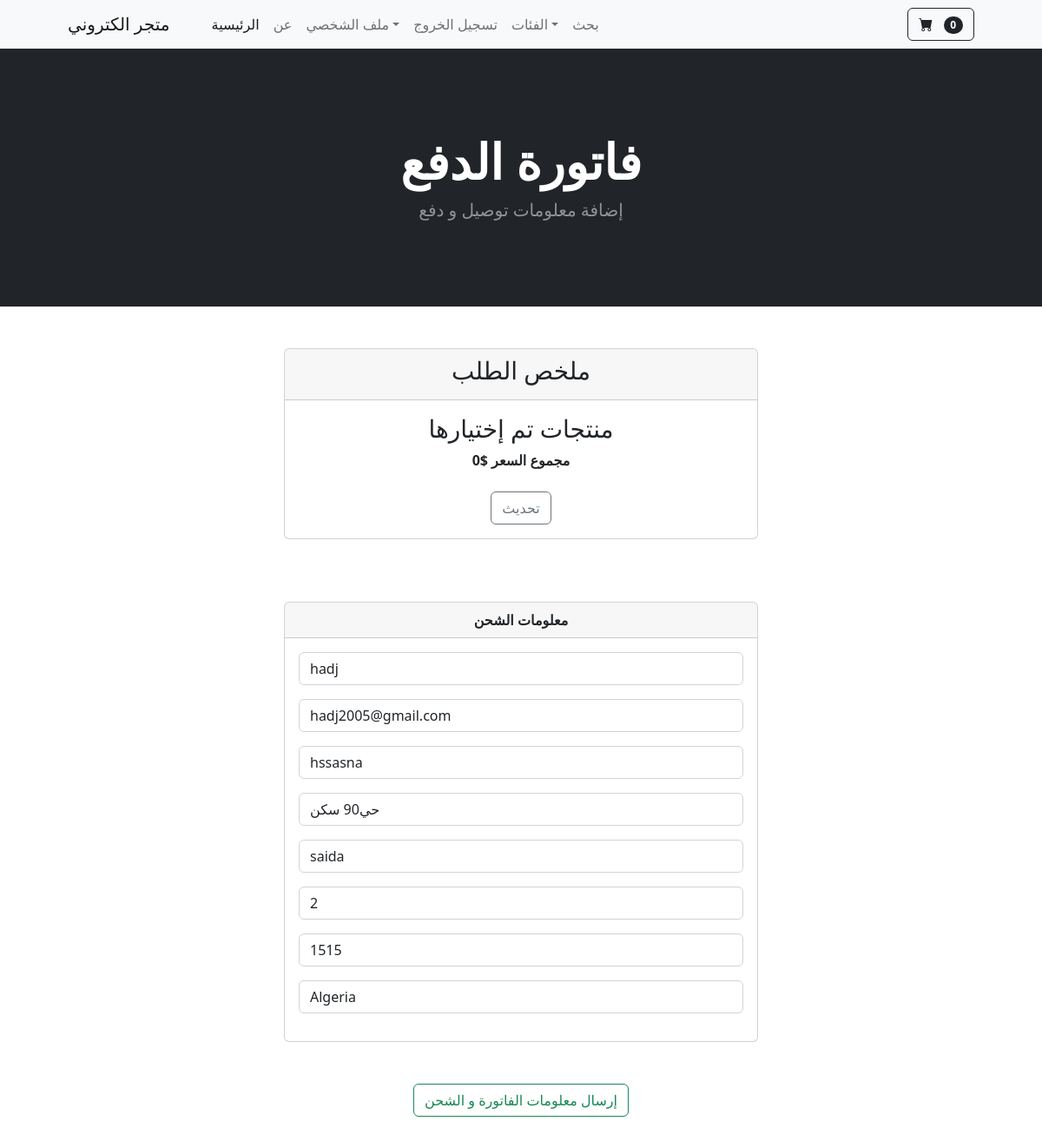
Page /payment/checkout/ (signed in) on the committed database.
### payment/models.py (models this page shows, shortened)
class ShippingAddress(models.Model):
    user = models.ForeignKey(User, on_delete=models.CASCADE,null=True ,blank=True)
    shipping_full_name = models.CharField(max_length=100)
    shipping_email = models.EmailField(max_length=50)
    shipping_address1 = models.CharField(max_length=200)
    shipping_address2 = models.CharField(max_length=200)
    shipping_city = models.CharField(max_length=100)
    shipping_state = models.CharField(max_length=100,)
    shipping_zipcode = models.CharField(max_length=6, null=True, blank=True)
    shipping_country = models.CharField(max_length=200)
    class Meta:
        verbose_name_plural = "Shipping Address"

### payment/views.py (the view, shortened to what this page needs)
# urls.py: path('checkout/', views.checkout, name='checkout'),
def checkout(request):
    cart = Cart(request)
    products = cart.get_prods
    quantity = cart.get_quantites
    totales = cart.cart_total()
    if request.user.is_authenticated:
        shipping_user = ShippingAddress.objects.get(user__id=request.user.id)
        shipping_form = ShippingForm(request.POST or None, instance=shipping_user)
        return render(request,'payment/checkout.html',{'cart_products':products,
                                                    'cart_quantity':quantity,
                                                    'cart_total':totales,
                                                    'shipping_form':shipping_form,
                                                    })

### cart/cart.py (called while the page is built, shortened)
    def cart_total(self):
        product_ids = self.cart.keys()
        productes = Product.objects.filter(id__in=product_ids)
        quantites = self.cart
        total = 0
        return total

    def __len__(self):
        return len(self.cart)

    def get_prods(self):
        product_ids = self.cart.keys()
        products = Product.objects.filter(id__in=product_ids)
        return products

### cart/context_processors.py (called while the page is built)
def cart(request):
    return {'cart':Cart(request)}

### payment/templates/payment/checkout.html (shortened to what this page needs)
{% extends 'base.html' %}
{% load static %}
{% block content %}
<header class="bg-dark py-5">
    <div class="container px-4 px-lg-5 my-5">
        <div class="text-center text-white">
            <h1 class="display-4 fw-bolder">   فاتورة الدفع   </h1>
            <p class="lead fw-normal text-white-50 mb-0">   إضافة معلومات توصيل  و دفع</p>
        </div>
    </div>
</header>
<br>
<br>
<div class="container">
    <div class="row">
           <div class="col-md-6 offset-md-3">
                <div class="card">
                    <div class="card-header">
                        <center>
                            <h3>ملخص الطلب</h3>
                        </center>
                    </div>
                    <div class="card-body">
                        <center>
                        <h3>منتجات تم إختيارها</h3>
                        <strong>مجموع السعر
                        ${{cart_total}}
                        </strong>
                        <br><br>
                        <a href="{% url 'summary' %}" class="btn btn-outline-secondary">تحديث</a>
                        </center>
                    </div>
                </div>
                <br><br><br>
                <div class="card">
                    <div class="card-header">
                      <center><strong>معلومات الشحن</strong></center>
                    </div>
                    <div class="card-body">
                        <form method="POST" action="{% url 'billing_info' %}">
                        {{ shipping_form.as_p }}
                    </div>
                </div>
                    <br><br>
                    <center><button type="submit" class="btn btn-outline-success">إرسال معلومات الفاتورة و الشحن</button></center>
           </div>
    </div>
</div>
<br><br><br>
{% endblock %}

### rows in the picture
ShippingAddress: shipping_full_name "hadj", shipping_email "hadj2005@gmail.com", shipping_address1 "hssasna", shipping_address2 "حي90 سكن", shipping_city "saida", shipping_state "2", shipping_zipcode "1515", shipping_country "Algeria"

### other values in the picture
{{ cart|length }} "0"
{{ cart_total }} "0"
